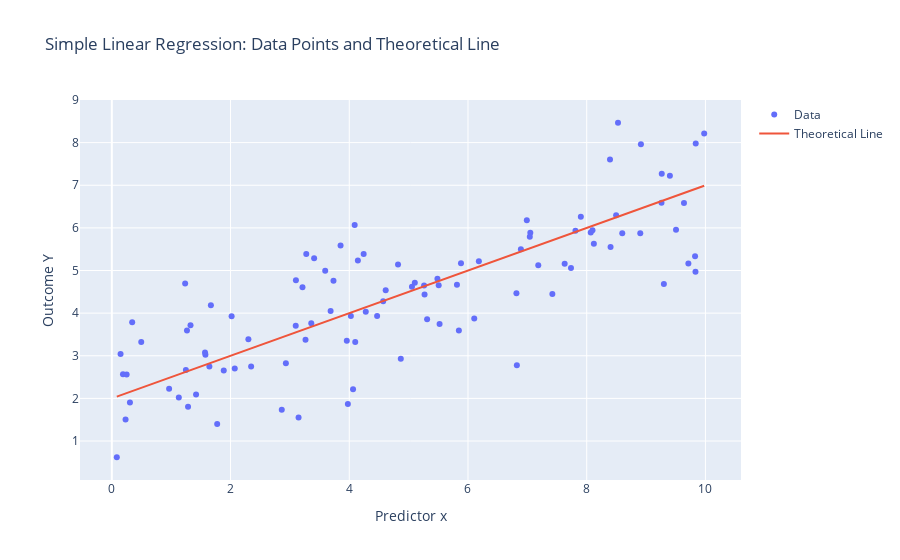

The code cell stored with this chart in its notebook:
### Markdown cell above
The model expressed as: $Y_i$ = $β_0$ + $β_1$$x_i$ + $ϵ_i$

- **Predictor $x_i$:** These are known or fixed values that represent the input variables in our model.
- **Intercept $β_0$:** This is the expected value of 𝑌 when 𝑥 = 0. It’s the point where the regression line crosses the y-axis.
- **Slope $β_1$:** This indicates the amount by which 𝑌 changes for a one-unit change in 𝑥. It describes the strength and direction of the relationship between 𝑥 and 𝑌.
- **Error Term $ϵ_i$:** These values show the difference between the actual values of 𝑌 and the values predicted by the model. We assume that $ϵ_i$ follows a normal distribution with mean 0 and standard deviation 𝜎, so they're random variations around the regression line.

The model describes each $Y_i$ as a sample from a normal distribution centered around the line $β_0$ + $β_1$$x_i$ with variance $σ^2$. When visualizing, we see the line defined by $β_0$ + $β_1$$x_i$, with $Y_i$ values scattered around it due to the random errors $ϵ_i$.

### Code cell
import numpy as np
from scipy.stats import norm, uniform
import plotly.graph_objects as go

# Parameters for the model
n = 100  # Number of samples
beta0 = 2.0  # Intercept
beta1 = 0.5  # Slope
sigma = 1.0  # Standard deviation of errors

# Generate predictor values x_i (uniformly distributed between 0 and 10)
x = uniform.rvs(0, 10, size=n)

# Generate error terms epsilon_i (normally distributed with mean 0 and sd sigma)
errors = norm.rvs(0, sigma, size=n)

# Calculate outcome values Y_i based on the Simple Linear Model
Y = beta0 + beta1 * x + errors

# Plot the data points and the theoretical regression line
fig = go.Figure()

# Add the data points
fig.add_trace(go.Scatter(x=x, y=Y, mode='markers', name='Data'))

# Add the theoretical regression line without the error term
x_line = np.linspace(min(x), max(x), 100)
y_line = beta0 + beta1 * x_line
fig.add_trace(go.Scatter(x=x_line, y=y_line, mode='lines', name='Theoretical Line'))

# Set plot title and labels
fig.update_layout(title="Simple Linear Regression: Data Points and Theoretical Line",
                  xaxis_title="Predictor x",
                  yaxis_title="Outcome Y")

fig.show()

### Figure 1 — Plotly figure (JSON) as saved in the notebook; plotly's stock layout.template omitted (floating-point values rounded to 4 significant figures)
{"data": [{"mode": "markers", "name": "Data", "type": "scatter", "x": [2.301, 1.775, 8.392, 9.713, 0.2313, 7.05, 4.868, 8.902, 8.068, 3.854, 9.832, 0.1472, 3.101, 6.991, 1.886, 7.81, 1.577, 1.284, 2.071, 2.347, 9.979, 1.57, 2.018, 3.595, 4.571, 8.402, 0.343, 9.3, 5.522, 0.4955, 1.644, 9.505, 5.506, 5.882, 3.734, 1.266, 9.401, 4.243, 0.08385, 1.669, 5.056, 9.638, 1.128, 1.248, 3.146, 9.826, 3.36, 3.686, 0.1877, 9.26, 8.599, 5.261, 6.823, 6.183, 3.976, 4.145, 5.312, 3.958, 9.837, 4.614, 3.098, 7.184, 7.422, 5.104, 7.901, 6.891, 0.9651, 4.278, 3.263, 8.496, 6.106, 1.235, 8.527, 6.816, 7.629, 9.264, 4.091, 3.212, 2.863, 5.269, 0.2499, 4.822, 0.3054, 5.847, 8.913, 4.064, 5.814, 4.027, 3.408, 7.735, 4.469, 8.097, 4.1, 1.419, 7.041, 8.12, 3.276, 1.326, 2.932, 5.485], "y": [3.387, 1.399, 7.607, 5.163, 1.507, 5.887, 2.93, 5.872, 5.894, 5.587, 4.97, 3.04, 4.773, 6.18, 2.652, 5.934, 3.023, 1.804, 2.704, 2.75, 8.217, 3.076, 3.925, 4.997, 4.277, 5.553, 3.789, 4.685, 3.742, 3.324, 2.749, 5.958, 4.654, 5.173, 4.76, 3.592, 7.225, 5.385, 0.6192, 4.185, 4.622, 6.586, 2.021, 2.665, 1.551, 5.332, 3.763, 4.052, 2.568, 6.592, 5.877, 4.65, 2.777, 5.215, 1.867, 5.236, 3.854, 3.354, 7.978, 4.536, 3.703, 5.122, 4.449, 4.714, 6.264, 5.499, 2.225, 4.03, 3.375, 6.297, 3.875, 4.695, 8.466, 4.467, 5.161, 7.271, 6.07, 4.61, 1.735, 4.439, 2.558, 5.14, 1.902, 3.595, 7.963, 2.215, 4.663, 3.93, 5.285, 5.057, 3.932, 5.943, 3.323, 2.088, 5.795, 5.625, 5.385, 3.713, 2.822, 4.809]}, {"mode": "lines", "name": "Theoretical Line", "type": "scatter", "x": [0.08385, 0.1838, 0.2838, 0.3837, 0.4837, 0.5836, 0.6836, 0.7835, 0.8835, 0.9834, 1.083, 1.183, 1.283, 1.383, 1.483, 1.583, 1.683, 1.783, 1.883, 1.983, 2.083, 2.183, 2.283, 2.383, 2.483, 2.583, 2.683, 2.783, 2.883, 2.983, 3.082, 3.182, 3.282, 3.382, 3.482, 3.582, 3.682, 3.782, 3.882, 3.982, 4.082, 4.182, 4.282, 4.382, 4.482, 4.582, 4.682, 4.782, 4.882, 4.982, 5.082, 5.182, 5.281, 5.381, 5.481, 5.581, 5.681, 5.781, 5.881, 5.981, 6.081, 6.181, 6.281, 6.381, 6.481, 6.581, 6.681, 6.781, 6.881, 6.981, 7.081, 7.181, 7.281, 7.381, 7.48, 7.58, 7.68, 7.78, 7.88, 7.98, 8.08, 8.18, 8.28, 8.38, 8.48, 8.58, 8.68, 8.78, 8.88, 8.98, 9.08, 9.18, 9.28, 9.38, 9.48, 9.58, 9.679, 9.779, 9.879, 9.979], "y": [2.042, 2.092, 2.142, 2.192, 2.242, 2.292, 2.342, 2.392, 2.442, 2.492, 2.542, 2.592, 2.642, 2.692, 2.742, 2.792, 2.842, 2.892, 2.942, 2.991, 3.041, 3.091, 3.141, 3.191, 3.241, 3.291, 3.341, 3.391, 3.441, 3.491, 3.541, 3.591, 3.641, 3.691, 3.741, 3.791, 3.841, 3.891, 3.941, 3.991, 4.041, 4.091, 4.141, 4.191, 4.241, 4.291, 4.341, 4.391, 4.441, 4.491, 4.541, 4.591, 4.641, 4.691, 4.741, 4.791, 4.841, 4.891, 4.941, 4.991, 5.041, 5.091, 5.141, 5.19, 5.24, 5.29, 5.34, 5.39, 5.44, 5.49, 5.54, 5.59, 5.64, 5.69, 5.74, 5.79, 5.84, 5.89, 5.94, 5.99, 6.04, 6.09, 6.14, 6.19, 6.24, 6.29, 6.34, 6.39, 6.44, 6.49, 6.54, 6.59, 6.64, 6.69, 6.74, 6.79, 6.84, 6.89, 6.94, 6.99]}], "layout": {"title": {"text": "Simple Linear Regression: Data Points and Theoretical Line"}, "xaxis": {"title": {"text": "Predictor x"}}, "yaxis": {"title": {"text": "Outcome Y"}}}}
